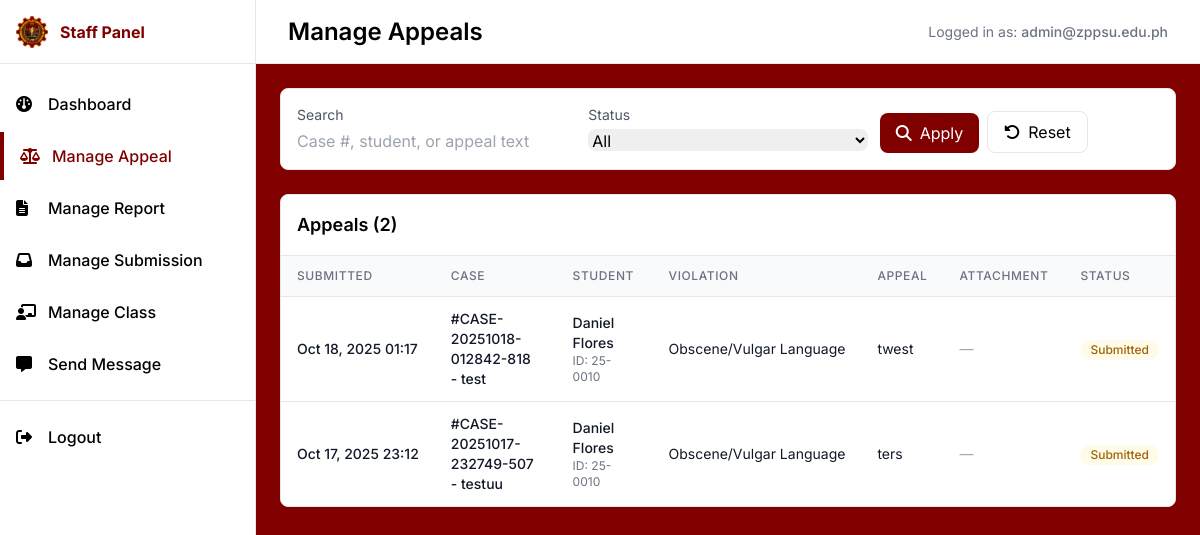
/pages/Staff/manage-appeal.php (signed in), run on the app's committed database.
### tables this page shows
CREATE TABLE `appeals` (
  `id` bigint(20) UNSIGNED NOT NULL,
  `case_id` bigint(20) UNSIGNED NOT NULL,
  `student_id` bigint(20) UNSIGNED NOT NULL,
  `appeal_text` text DEFAULT NULL,
  `attachment_evidence_id` bigint(20) UNSIGNED DEFAULT NULL,
  `status_id` tinyint(3) UNSIGNED NOT NULL DEFAULT 1,
  `submitted_at` timestamp NOT NULL DEFAULT current_timestamp(),
  `reviewed_by_user_id` bigint(20) UNSIGNED DEFAULT NULL,
  `decision_text` text DEFAULT NULL,
  `decision_at` datetime DEFAULT NULL
);

CREATE TABLE `cases` (
  `id` bigint(20) UNSIGNED NOT NULL,
  `case_number` varchar(50) NOT NULL,
  `student_id` bigint(20) UNSIGNED NOT NULL,
  `reported_by_staff_id` bigint(20) UNSIGNED NOT NULL,
  `violation_type_id` int(10) UNSIGNED NOT NULL,
  `title` varchar(255) NOT NULL,
  `description` text DEFAULT NULL,
  `location` varchar(255) DEFAULT NULL,
  `incident_date` datetime NOT NULL,
  `status_id` tinyint(3) UNSIGNED NOT NULL DEFAULT 1,
  `resolution` text DEFAULT NULL,
  `resolution_date` datetime DEFAULT NULL,
  `is_confidential` tinyint(1) DEFAULT 0,
  `created_at` timestamp NOT NULL DEFAULT current_timestamp(),
  `updated_at` timestamp NULL DEFAULT NULL ON UPDATE current_timestamp()
);

CREATE TABLE `students` (
  `id` bigint(20) UNSIGNED NOT NULL,
  `student_number` varchar(20) NOT NULL,
  `user_id` bigint(20) UNSIGNED DEFAULT NULL,
  `first_name` varchar(100) NOT NULL,
  `middle_name` varchar(100) DEFAULT NULL,
  `last_name` varchar(100) NOT NULL,
  `suffix` varchar(20) DEFAULT NULL,
  `birthdate` date DEFAULT NULL,
  `address` text DEFAULT NULL,
  `class_id` bigint(20) UNSIGNED DEFAULT NULL,
  `course_id` bigint(20) UNSIGNED DEFAULT NULL,
  `created_at` timestamp NOT NULL DEFAULT current_timestamp(),
  `updated_at` timestamp NULL DEFAULT NULL ON UPDATE current_timestamp()
);

CREATE TABLE `violation_types` (
  `id` int(10) UNSIGNED NOT NULL,
  `category_id` tinyint(3) UNSIGNED NOT NULL,
  `code` varchar(30) NOT NULL,
  `name` varchar(150) NOT NULL,
  `description` text DEFAULT NULL,
  `points` int(11) DEFAULT 0,
  `created_at` timestamp NOT NULL DEFAULT current_timestamp()
);

### pages/Staff/manage-appeal.php (the view, shortened to what this page needs)
<?php
   require_once __DIR__ . '/../../database/database.php';
   $currentUserId = (int)$_SESSION['user_id'];
   $currentStaffId = null;
   function e($v) { return htmlspecialchars((string)$v, ENT_QUOTES, 'UTF-8'); }
   $q = trim($_GET['q'] ?? '');
   $params = [];
   $where = [];
   $where[] = '(c.reported_by_staff_id = ? OR c.reported_by_staff_id = ?)';
   $params[] = $currentStaffId;
   $params[] = $currentUserId;
   $whereSql = $where ? ('WHERE ' . implode(' AND ', $where)) : '';
   $sql = "SELECT
             a.id AS appeal_id,
             a.case_id,
             a.student_id,
             a.appeal_text,
             a.attachment_evidence_id,
             a.status_id,
             a.submitted_at,
             a.reviewed_by_user_id,
             a.decision_text,
             a.decision_at,
             c.case_number,
             c.title AS case_title,
             vt.name AS violation_name,
             s.first_name, s.last_name, s.student_number,
             ce.file_path AS attachment_path,
             ce.filename AS attachment_filename
           FROM appeals a
           JOIN cases c ON c.id = a.case_id
           LEFT JOIN violation_types vt ON vt.id = c.violation_type_id
           JOIN students s ON s.id = a.student_id
           LEFT JOIN case_evidence ce ON ce.id = a.attachment_evidence_id
           $whereSql
           ORDER BY a.submitted_at DESC, a.id DESC";
   $appeals = [];
   try {
     $stmt = $pdo->prepare($sql);
     $stmt->execute($params);
     $appeals = $stmt->fetchAll(PDO::FETCH_ASSOC) ?: [];
   } catch (Throwable $e) {
     $appeals = [];
   }
   $appealStatuses = [
     1 => 'Submitted',
     2 => 'Under Review',
     3 => 'Approved',
     4 => 'Rejected',
   ];
   include __DIR__ . '/../../components/staff-head.php';
 ?>
 <div class="min-h-screen flex">
   <?php include __DIR__ . '/../../components/staff-sidebar.php'; ?>
   <main class="flex-1 ml-0 md:ml-64">
     <div class="h-16 flex items-center justify-between px-4 md:px-8 border-b border-gray-200 bg-white sticky top-0 z-40">
       <div class="flex items-center gap-3">
         <h1 class="text-xl md:text-2xl font-semibold">Manage Appeals</h1>
       </div>
       <div class="text-sm text-gray-500">
         Logged in as: <span class="font-medium text-dark"><?php echo e($_SESSION['email'] ?? $_SESSION['username'] ?? 'Staff'); ?></span>
       </div>
     </div>
     <div class="p-4 md:p-6 space-y-6 overflow-x-hidden">
       <form method="get" class="bg-white border rounded-lg p-4 grid grid-cols-1 md:grid-cols-2 lg:grid-cols-3 gap-3">
         <div>
           <label class="block text-sm text-gray-600 mb-1">Search</label>
           <input type="text" name="q" value="<?php echo e($q); ?>" placeholder="Case #, student, or appeal text" class="w-full border-gray-300 rounded-lg focus:ring-primary focus:border-primary" />
         </div>
         <div>
           <label class="block text-sm text-gray-600 mb-1">Status</label>
           <select name="status" class="w-full border-gray-300 rounded-lg focus:ring-primary focus:border-primary">
             <option value="">All</option>
           </select>
         </div>
         <div class="flex items-end">
           <button type="submit" class="inline-flex items-center gap-2 px-4 py-2 bg-primary text-white rounded-lg hover:bg-primary/90">
             <i class="fa-solid fa-magnifying-glass"></i>
             <span>Apply</span>
           </button>
           <a href="manage-appeal.php" class="ml-2 inline-flex items-center gap-2 px-4 py-2 border rounded-lg hover:bg-gray-50">
             <i class="fa-solid fa-rotate-left"></i>
             <span>Reset</span>
           </a>
         </div>
       </form>
       <section class="bg-white border rounded-lg overflow-hidden">
         <div class="flex items-center justify-between p-4 border-b">
           <h2 class="text-lg font-semibold">Appeals (<?php echo count($appeals); ?>)</h2>
         </div>
         <?php if (empty($appeals)): ?>
           <div class="p-6 text-gray-500">No appeals found for your reported cases.</div>
         <?php else: ?>
           <div class="overflow-x-auto">
             <div class="min-w-full inline-block align-middle">
               <div class="overflow-hidden">
                 <table class="min-w-full divide-y divide-gray-200">
                   <thead class="bg-gray-50">
                     <tr>
                       <th scope="col" class="px-4 py-3 text-left text-xs font-medium text-gray-500 uppercase tracking-wider">Submitted</th>
                       <th scope="col" class="px-4 py-3 text-left text-xs font-medium text-gray-500 uppercase tracking-wider">Case</th>
                       <th scope="col" class="px-4 py-3 text-left text-xs font-medium text-gray-500 uppercase tracking-wider">Student</th>
                       <th scope="col" class="px-4 py-3 text-left text-xs font-medium text-gray-500 uppercase tracking-wider hidden md:table-cell">Violation</th>
                       <th scope="col" class="px-4 py-3 text-left text-xs font-medium text-gray-500 uppercase tracking-wider">Appeal</th>
                       <th scope="col" class="px-4 py-3 text-left text-xs font-medium text-gray-500 uppercase tracking-wider">Attachment</th>
                       <th scope="col" class="px-4 py-3 text-left text-xs font-medium text-gray-500 uppercase tracking-wider">Status</th>
                     </tr>
                   </thead>
                   <tbody class="bg-white divide-y divide-gray-200">
                     <?php foreach ($appeals as $a): ?>
                       <?php
                         $submitted = $a['submitted_at'] ? date('M d, Y H:i', strtotime($a['submitted_at'])) : '-';
                         $caseLabel = '#' . ($a['case_number'] ?? $a['case_id']) . ' - ' . ($a['case_title'] ?? '');
                         $studentName = trim(($a['first_name'] ?? '') . ' ' . ($a['last_name'] ?? ''));
                         $violation = $a['violation_name'] ?? '-';
                         $appealExcerpt = trim((string)($a['appeal_text'] ?? ''));
                         $stId = (int)($a['status_id'] ?? 1);
                         $statusName = $appealStatuses[$stId] ?? ('Status #' . $stId);
                         $statusClass = match ($stId) {
                           1 => 'bg-yellow-50 text-yellow-700 border-yellow-200',
                           2 => 'bg-blue-50 text-blue-700 border-blue-200',
                           3 => 'bg-emerald-50 text-emerald-700 border-emerald-200',
                           4 => 'bg-rose-50 text-rose-700 border-rose-200',
                           default => 'bg-gray-50 text-gray-700 border-gray-200',
                         };
                         $attPath = $a['attachment_path'] ?? '';
                         $attName = $a['attachment_filename'] ?? '';
                       ?>
                       <tr class="hover:bg-gray-50">
                         <td class="px-4 py-3 whitespace-nowrap text-sm text-gray-900">
                           <div class="font-medium"><?php echo e($submitted); ?></div>
                         </td>
                         <td class="px-4 py-3 text-sm text-gray-900">
                           <div class="font-medium"><?php echo e($caseLabel); ?></div>
                         </td>
                         <td class="px-4 py-3 text-sm text-gray-900">
                           <div class="font-medium"><?php echo e($studentName); ?></div>
                           <div class="text-xs text-gray-500">ID: <?php echo e($a['student_number'] ?? ''); ?></div>
                         </td>
                         <td class="px-4 py-3 text-sm text-gray-900 hidden md:table-cell">
                           <div class="max-w-xs truncate"><?php echo e($violation); ?></div>
                         </td>
                         <td class="px-4 py-3 text-sm text-gray-900">
                           <div class="max-w-xs md:max-w-md lg:max-w-lg xl:max-w-xl"><?php echo nl2br(e($appealExcerpt)); ?></div>
                         </td>
                         <td class="px-4 py-3 text-sm text-gray-900">
                           <?php if ($attPath): ?>
                             <a href="<?php echo e($attPath); ?>" target="_blank" class="inline-flex items-center gap-1 text-primary hover:underline text-sm">
                               <i class="fa-solid fa-paperclip"></i>
                               <span class="truncate max-w-[100px] md:max-w-[150px] inline-block"><?php echo e($attName ?: 'View'); ?></span>
                             </a>
                           <?php else: ?>
                             <span class="text-gray-400">—</span>
                           <?php endif; ?>
                         </td>
                         <td class="px-4 py-3 whitespace-nowrap text-sm">
                           <span class="inline-flex items-center px-2.5 py-0.5 rounded-full text-xs font-medium <?php echo $statusClass; ?>">
                             <?php echo e($statusName); ?>
                           </span>
                         </td>
                       </tr>
                     <?php endforeach; ?>
                   </tbody>
                 </table>
               </div>
             </div>
           </div>
         <?php endif; ?>
       </section>
     </div>
   </main>
 </div>
 <?php include __DIR__ . '/../../components/staff-footer.php'; ?>

### css/brand-fallback.css (style rules this page uses)
:root { --brand-primary: #800000; --brand-secondary: #a52a2a; }
.bg-primary { background-color: var(--brand-primary) !important; }

### components/staff-head.php (style rules this page uses)
body { font-family: 'Inter', ui-sans-serif, system-ui, -apple-system, Segoe UI, Roboto, Helvetica, Arial, "Apple Color Emoji", "Segoe UI Emoji"; }

### data on the page
appeals: submitted_at "Oct 18, 2025 01:17", case.title "#CASE-20251018-012842-818 - test", student.last_name "Daniel Flores", student.student_number "25-0010", violation_types.name "Obscene/Vulgar Language", appeal_text "twest", status "Submitted"
appeals: submitted_at "Oct 17, 2025 23:12", case.title "#CASE-20251017-232749-507 - testuu", student.last_name "Daniel Flores", student.student_number "25-0010", violation_types.name "Obscene/Vulgar Language", appeal_text "ters", status "Submitted"

### other printed values
$_SESSION['email'] "admin@zppsu.edu.ph"
count($appeals) "2"
